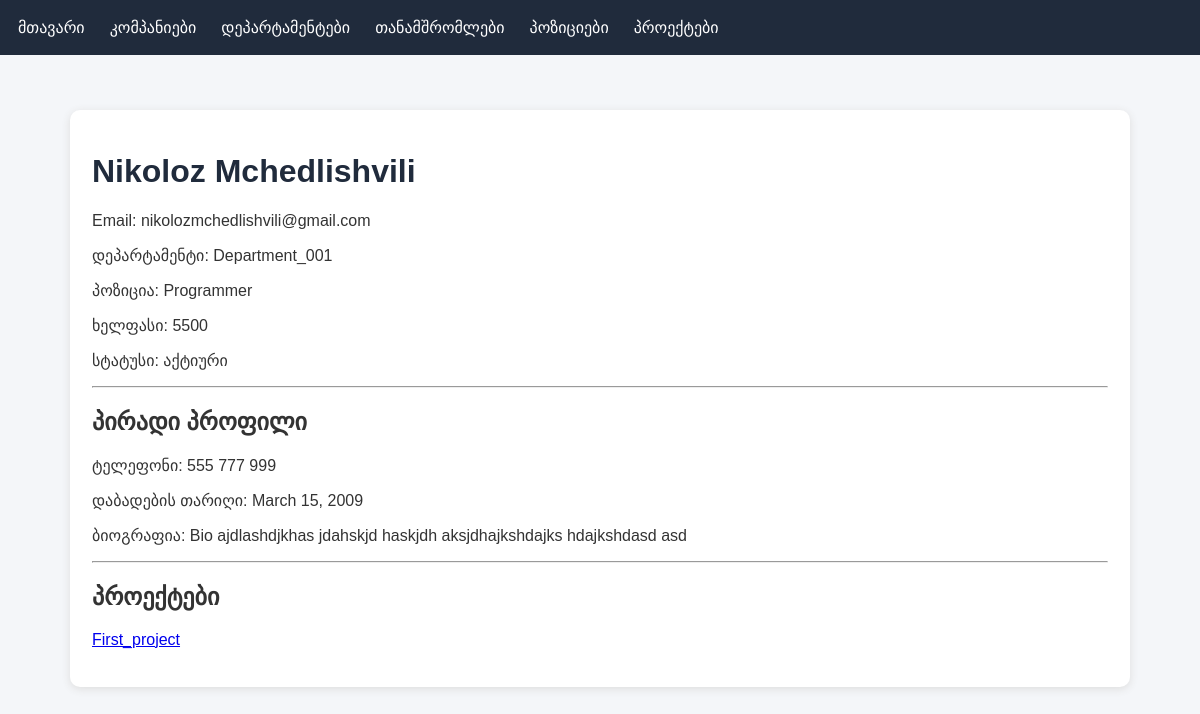
The page /employees/1/ on the database its author committed.
### first_app/models.py (models this page shows, shortened)
class Employee(models.Model):
    first_name = models.CharField(max_length=150)
    last_name = models.CharField(max_length=150)
    email = models.EmailField(unique=True)
    is_active = models.BooleanField(default=True)
    department = models.ForeignKey(Department, on_delete=models.CASCADE, related_name='employees')
    position = models.ForeignKey(Position, on_delete=models.CASCADE, related_name='employees')

class Department(models.Model):
    name = models.CharField(max_length=150)
    description = models.TextField()
    company = models.ForeignKey(Company, on_delete=models.CASCADE, related_name='departments')

class Position(models.Model):
    title = models.CharField(max_length=150)
    salary = models.IntegerField()
    description = models.TextField()

class EmployeeProfile(models.Model):
    phone = models.CharField(max_length=50)
    birth_date = models.DateField()
    bio = models.TextField()
    employee = models.OneToOneField(Employee, on_delete=models.CASCADE, related_name='profile')

class Project(models.Model):
    name = models.CharField(max_length=150)
    description = models.TextField()
    start_date = models.DateField(auto_now_add=True)
    end_date = models.DateField(null=True, blank=True)
    company = models.ForeignKey(Company, on_delete=models.CASCADE, related_name='projects')
    employees = models.ManyToManyField(Employee, related_name='projects')

### first_app/views.py (the view)
# urls.py: path('employees/<int:pk>/', views.employee_detail, name='employee_detail'),
def employee_detail(request, pk):
    employee = get_object_or_404(
        Employee.objects.select_related('department', 'position'),
        pk=pk
    )
    return render(request, 'employee_detail.html', {
        'employee': employee
    })

### first_app/templates/employee_detail.html (shortened to what this page needs)
{% extends 'base.html' %}
{% block content %}
<div class="card">
    <h1>
        {{ employee.first_name }} {{ employee.last_name }}
    </h1>
    <p>Email: {{ employee.email }}</p>
    <p>დეპარტამენტი: {{ employee.department.name }}</p>
    <p>პოზიცია: {{ employee.position.title }}</p>
    <p>ხელფასი: {{ employee.position.salary }}</p>
    <p>
        სტატუსი:
        {% if employee.is_active %}
            აქტიური
        {% else %}
            არააქტიური
        {% endif %}
    </p>
    <hr>
    <h2>პირადი პროფილი</h2>
    {% if employee.profile %}
        <p>ტელეფონი: {{ employee.profile.phone }}</p>
        <p>დაბადების თარიღი: {{ employee.profile.birth_date }}</p>
        <p>ბიოგრაფია: {{ employee.profile.bio }}</p>
    {% else %}
        <p>პროფილი ჯერ არ არის შექმნილი.</p>
    {% endif %}
    <hr>
    <h2>პროექტები</h2>
    {% for project in employee.projects.all %}
        <p>
            <a href="{% url 'project_detail' project.id %}">
                {{ project.name }}
            </a>
        </p>
    {% empty %}
        <p>თანამშრომელი პროექტებში არ მონაწილეობს.</p>
    {% endfor %}
</div>
{% endblock %}

### first_app/templates/base.html (shortened to what this page needs)
<!DOCTYPE html>
<html lang="ka">
<head>
</head>
<body>
<nav>
    <a href="{% url 'home' %}">მთავარი</a>
    <a href="{% url 'company_list' %}">კომპანიები</a>
    <a href="{% url 'department_list' %}">დეპარტამენტები</a>
    <a href="{% url 'employee_list' %}">თანამშრომლები</a>
    <a href="{% url 'position_list' %}">პოზიციები</a>
    <a href="{% url 'project_list' %}">პროექტები</a>
</nav>
<div class="container">
    {% block content %}
    {% endblock %}
</div>
</body>
</html>

### first_app/templates/base.html (style rules this page uses)
* { box-sizing: border-box; }
body { margin: 0; font-family: Arial, sans-serif; background: #f4f6f9; color: #333; }
nav { background: #202b3c; padding: 18px; display: flex; gap: 25px; flex-wrap: wrap; }
nav a { color: white; text-decoration: none; }
.container { max-width: 1100px; margin: 35px auto; padding: 20px; }
.card { background: white; padding: 22px; margin-bottom: 15px; border-radius: 10px; box-shadow: 0 2px 8px #ddd; }
h1 { color: #202b3c; }

### rows shown on the page
Employee: first_name "Nikoloz", last_name "Mchedlishvili", email "nikolozmchedlishvili@gmail.com", department.name "Department_001", position "Programmer", position.salary "5500", profile.phone "555 777 999", profile.birth_date "March 15, 2009", profile.bio "Bio ajdlashdjkhas jdahskjd haskjdh aksjdhajkshdajks hdajkshdasd asd"
Project: name "First_project"
